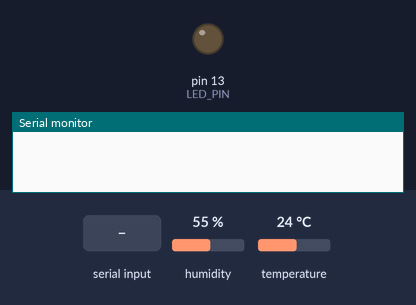
Simulated run of this sketch. Board: Arduino Uno, built with avr-gcc and run on an emulated ATmega328P. Parts: output pins drawn as LEDs (lit = HIGH), the last lines printed to the serial monitor. The inputs (shaded band) are chosen by the test bench; at power-on: humidity 55 %, temperature 24 °C.

Above: at 1.2 s.
1.3 s: "ON\n" received over Serial
At 2.4 s:
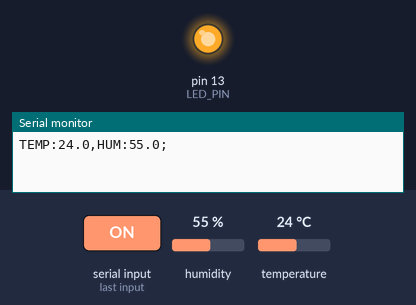
3.5 s: "OFF\n" received over Serial
At 4.8 s:
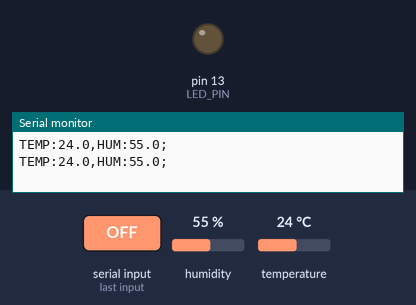
Timing chart, 0 to 6.5 s (numbered marks = the images above; inputs shaded):
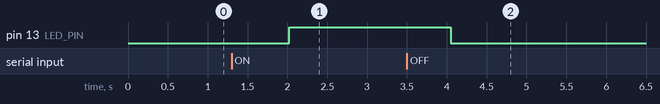

The sketch:

SensorHumedadTemeraturaArduino.ino
```cpp
#include <DHT.h>

#define DHTPIN 2
#define DHTTYPE DHT11
#define LED_PIN 13

DHT dht(DHTPIN, DHTTYPE);

void setup() {
  Serial.begin(9600);
  pinMode(LED_PIN, OUTPUT);
  dht.begin();
  while (!Serial);
}

void loop() {
  // Leer comandos desde Java
  if (Serial.available() > 0) {
    String command = Serial.readStringUntil('\n');
    command.trim();

    if (command == "ON") {
      digitalWrite(LED_PIN, HIGH);
    } else if (command == "OFF") {
      digitalWrite(LED_PIN, LOW);
    }
  }

  // Enviar datos del sensor (como antes)
  delay(2000);
  float h = dht.readHumidity();
  float t = dht.readTemperature();

  if (isnan(h) || isnan(t)) {
    Serial.println("ERROR");
    return;
  }

  String data = "TEMP:" + String(t, 1) + ",HUM:" + String(h, 1) + ";";
  Serial.println(data);
}
```

Measured:
- after the input at 1.3 s, pin 13 (LED_PIN): LOW → HIGH after 0.72 s
- after the input at 3.5 s, pin 13 (LED_PIN): HIGH → LOW after 0.55 s
